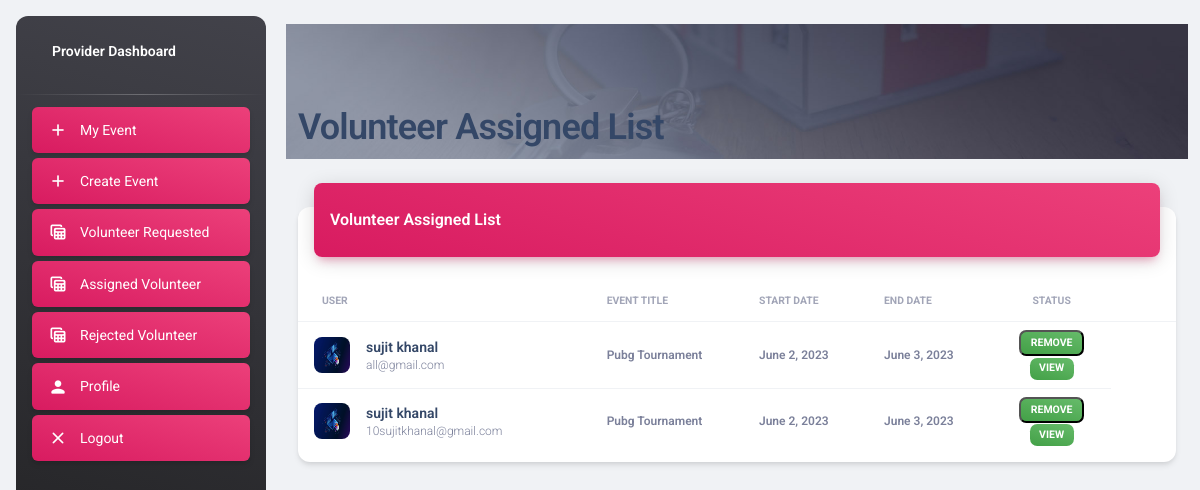
The app's page /event/provider/assign_list/ (signed in), older data.
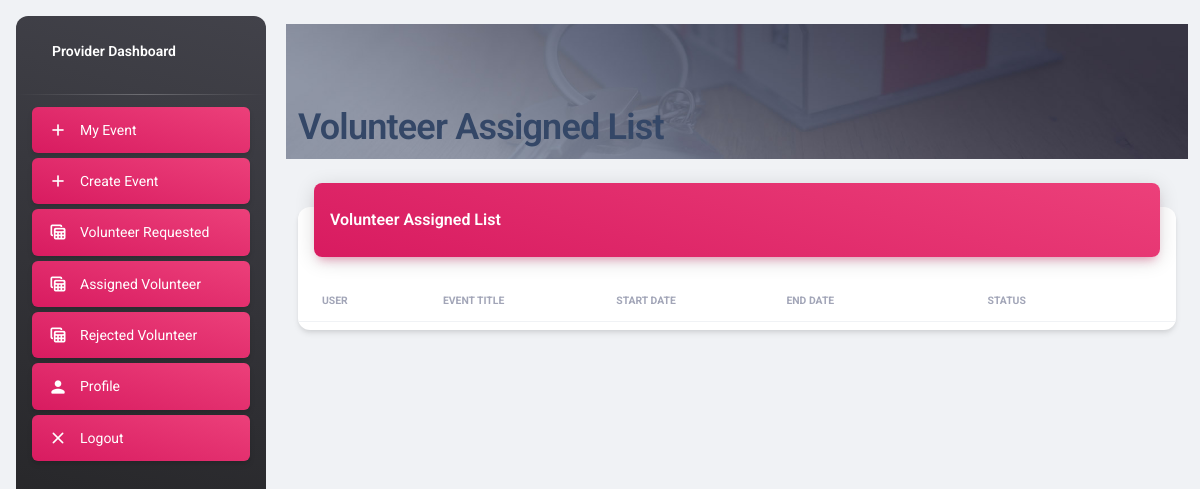
The same page, newer data.
### events/models.py (models this page shows, shortened)
class VolunteerAssignment(models.Model):
    user = models.ForeignKey(User, on_delete=models.CASCADE)
    event = models.ForeignKey(Event, on_delete=models.CASCADE)
    assigned_at = models.DateTimeField(auto_now_add=True)

class Event(models.Model):
    title = models.CharField(max_length=100)
    description = models.TextField()
    start_date = models.DateField()
    end_date = models.DateField()
    city = models.CharField(max_length=100, null=True)
    state = models.CharField(max_length=100, null=True)
    country = models.CharField(max_length=100, null=True)
    address = models.CharField(max_length=100, null=True)
    start_time = models.TimeField(default=timezone.now())
    end_time = models.TimeField(default=timezone.now())
    created_by = models.ForeignKey(User, on_delete=models.SET_NULL, null=True)
    created_at = models.DateTimeField(auto_now_add=True)
    updated_at = models.DateTimeField(auto_now=True)
    image = models.ImageField(upload_to='event_images/', null=True, blank=True)
    max_volunteers = models.PositiveIntegerField()
    is_cancelled = models.BooleanField(default=False)
    is_active = models.BooleanField(default=True)
    price = models.DecimalField(max_digits=8, decimal_places=2)
    registration_start_date = models.DateTimeField()
    registration_end_date = models.DateTimeField()
    organizer_name = models.CharField(max_length=100)
    organizer_email = models.EmailField(max_length=254)
    organizer_phone = models.CharField(max_length=20)
    skills_required = TaggableManager()
    category_on = models.TextField()

### users/models.py (models this page shows, shortened)
class User(AbstractBaseUser, PermissionsMixin):
    first_name = models.CharField(max_length=100, null=True)
    last_name = models.CharField(max_length=100, null=True)
    email = models.EmailField(max_length=254, unique=True)
    bio = models.CharField(max_length=254, null=True, blank=True)
    profile_pic = models.ImageField(default="profile_pic/default.png", upload_to="profile_pic/")
    contact_no = models.IntegerField(default=980000000000)
    skills = TaggableManager()
    is_provider = models.BooleanField(default=False)
    is_volunteer = models.BooleanField(default=False)
    is_staff = models.BooleanField(default=False)
    is_superuser = models.BooleanField(default=False)
    is_active = models.BooleanField(default=True)
    last_login = models.DateTimeField(null=True, blank=True)
    date_joined = models.DateTimeField(auto_now_add=True)
    USERNAME_FIELD = 'email'
    EMAIL_FIELD = 'email'
    REQUIRED_FIELDS = []
    objects = UserManager()

### events/views.py (the view)
# urls.py: path('provider/assign_list/', VolunteerAssignedListView.as_view(), name='assign_list'),
class VolunteerAssignedListView(LoginRequiredMixin, ProviderRequestPermissionMixin, TemplateView):
    template_name = 'provider/event/assigned_event.html'
    def get_context_data(self, **kwargs):
        context = super().get_context_data(**kwargs)
        context['requested_list'] = VolunteerAssignment.objects.all()
        return context

### core/minix.py (called while the page is built)
    def test_func(self):
        return self.request.user.is_provider

### templates/provider/event/assigned_event.html (shortened to what this page needs)
{% extends 'provider/base/base.html' %}
{% block content %}
<div class="page-heading">
  <div class="container">
    <div class="row">
      <div class="col-lg-8">
        <div class="top-text header-text">
          <h2>Volunteer Assigned List</h2>
        </div>
      </div>
    </div>
  </div>
</div>
<div class="container-fluid py-4">
    <div class="row">
      <div class="col-12">
        <div class="card my-4">
          <div class="card-header p-0 position-relative mt-n4 mx-3 z-index-2">
            <div class="bg-gradient-primary shadow-primary border-radius-lg pt-4 pb-3">
              <h6 class="text-white text-capitalize ps-3">Volunteer Assigned List</h6>
            </div>
          </div>
          <div class="card-body px-0 pb-2">
            <div class="table-responsive p-0">
              <table class="table align-items-center mb-0">
                <thead>
                  <tr>
                    <th class="text-uppercase text-secondary text-xxs font-weight-bolder opacity-7">User</th>
                    <th class="text-uppercase text-secondary text-xxs font-weight-bolder opacity-7 ps-2">Event Title</th>
                    <th class="text-uppercase text-secondary text-xxs font-weight-bolder opacity-7 ps-2">Start Date</th>
                    <th class="text-uppercase text-secondary text-xxs font-weight-bolder opacity-7 ps-2">End Date</th>
                    <th class="text-center text-uppercase text-secondary text-xxs font-weight-bolder opacity-7">Status</th>
                    <th class="text-secondary opacity-7"></th>
                  </tr>
                </thead>
                <tbody>
                {% for list in requested_list %}
                  <tr>
                    <td>
                      <div class="d-flex px-2 py-1">
                        <div>
                          <img src="{{list.user.profile_pic.url}}" class="avatar avatar-sm me-3 border-radius-lg" alt="user1">
                        </div>
                        <div class="d-flex flex-column justify-content-center">
                          <h6 class="mb-0 text-sm">{{list.user.first_name}} {{list.user.last_name}}</h6>
                          <p class="text-xs text-secondary mb-0">{{list.user.email}}</p>
                        </div>
                      </div>
                    </td>
                    <td>
                        <p class="text-xs font-weight-bold mb-0">{{list.event.title}}</p>
                      </td>
                      <td>
                        <p class="text-xs font-weight-bold mb-0">{{list.event.start_date}}</p>
                      </td>
                      <td>
                        <p class="text-xs font-weight-bold mb-0">{{list.event.end_date}}</p>
                      </td>
                    <td class="align-middle text-center text-sm">
                      <form method="post" action="/event/provider/remove/assign/process/">
                        <button type="submit" class="badge badge-sm bg-gradient-success">Remove</button>
                      </form>
                      <a href="/event/provider/event/{{list.event.id}}/"><span class="badge badge-sm bg-gradient-success">View</span></a>
                    </td>
                  </tr>
                {% endfor %}
                </tbody>
              </table>
            </div>
          </div>
        </div>
      </div>
    </div>
  </div>
{% endblock %}

### templates/provider/base/base.html (shortened to what this page needs)
{% load static %}
<!DOCTYPE html>
<html lang="en">
<head>
  <link href="{% static 'provider/css/nucleo-icons.css' %}" rel="stylesheet" />
  <link href="{% static 'provider/css/nucleo-svg.css' %}" rel="stylesheet" />
  <link id="pagestyle" href="{% static 'provider/css/material-dashboard.css' %}" rel="stylesheet" />
</head>
<body class="g-sidenav-show  bg-gray-200">
  <aside class="sidenav navbar navbar-vertical navbar-expand-xs border-0 border-radius-xl my-3 fixed-start ms-3   bg-gradient-dark" id="sidenav-main">
    <div class="sidenav-header">
      <a class="navbar-brand m-0" href="/event/provider/event/list/" target="_blank">
        <span class="ms-1 font-weight-bold text-white">Provider Dashboard</span>
      </a>
    </div>
    <hr class="horizontal light mt-0 mb-2">
    <div class="collapse navbar-collapse  w-auto " id="sidenav-collapse-main">
      <ul class="navbar-nav">
        <li class="nav-item">
            <a class="nav-link text-white active bg-gradient-primary" href="/event/provider/event/list/">
              <div class="text-white text-center me-2 d-flex align-items-center justify-content-center">
                <i class="material-icons opacity-10">add</i>
              </div>
              <span class="nav-link-text ms-1">My Event</span>
            </a>
          </li>
        <li class="nav-item">
            <a class="nav-link text-white active bg-gradient-primary" href="/event/provider/create_event/">
              <div class="text-white text-center me-2 d-flex align-items-center justify-content-center">
                <i class="material-icons opacity-10">add</i>
              </div>
              <span class="nav-link-text ms-1">Create Event</span>
            </a>
          </li>
          <li class="nav-item">
            <a class="nav-link text-white active bg-gradient-primary" href="/event/provider/request_list/">
              <div class="text-white text-center me-2 d-flex align-items-center justify-content-center">
                <i class="material-icons opacity-10">table_view</i>
              </div>
              <span class="nav-link-text ms-1">Volunteer Requested</span>
            </a>
          </li>
          <li class="nav-item">
            <a class="nav-link text-white active bg-gradient-primary" href="/event/provider/assign_list/">
              <div class="text-white text-center me-2 d-flex align-items-center justify-content-center">
                <i class="material-icons opacity-10">table_view</i>
              </div>
              <span class="nav-link-text ms-1">Assigned Volunteer</span>
            </a>
          </li>
          <li class="nav-item">
            <a class="nav-link text-white active bg-gradient-primary" href="/event/provider/reject_list/">
              <div class="text-white text-center me-2 d-flex align-items-center justify-content-center">
                <i class="material-icons opacity-10">table_view</i>
              </div>
              <span class="nav-link-text ms-1">Rejected Volunteer</span>
            </a>
          </li>
          <li class="nav-item">
            <a class="nav-link text-white active bg-gradient-primary" href="/profile/">
              <div class="text-white text-center me-2 d-flex align-items-center justify-content-center">
                <i class="material-icons opacity-10">person</i>
              </div>
              <span class="nav-link-text ms-1">Profile</span>
            </a>
          </li>
          <li class="nav-item">
            <a class="nav-link text-white active bg-gradient-primary" href="/accounts/logout/">
              <div class="text-white text-center me-2 d-flex align-items-center justify-content-center">
                <i class="material-icons opacity-10">close</i>
              </div>
              <span class="nav-link-text ms-1">Logout</span>
            </a>
          </li>
      </ul>
    </div>
  </aside>
  <main class="main-content position-relative max-height-vh-100 h-100 border-radius-lg ">
    <div class="container-fluid py-4">
        {% block content %}
        {% endblock %}
    </div>
  </main>
</body>
</html>

Row changes from the older to the newer data that the page shows:
removed VolunteerAssignment: user.profile_pic (picture), user.first_name "sujit", user.last_name "khanal", user.email "all@gmail.com", event "Pubg Tournament", event.start_date "June 2, 2023", event.end_date "June 3, 2023"
removed VolunteerAssignment: user.profile_pic (picture), user.first_name "sujit", user.last_name "khanal", user.email "10sujitkhanal@gmail.com", event "Pubg Tournament", event.start_date "June 2, 2023", event.end_date "June 3, 2023"
